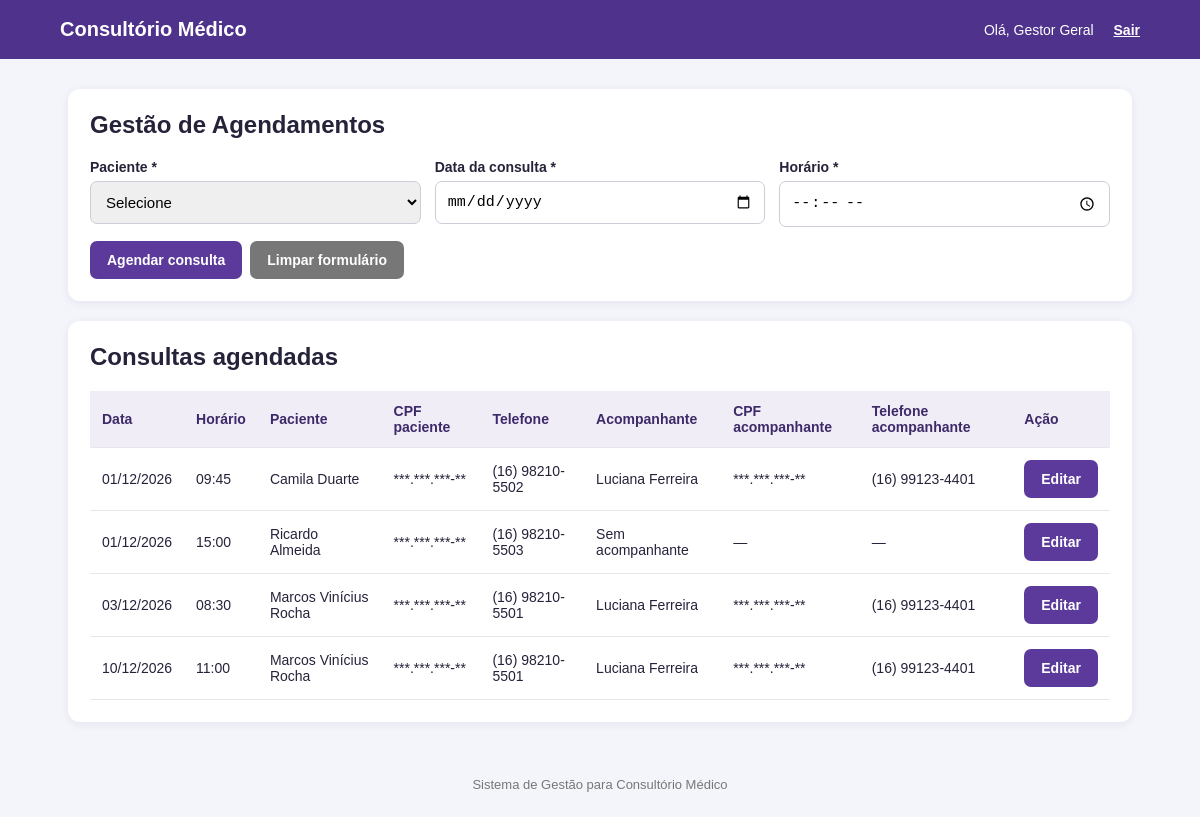
The page /saep_consultorio_php/saep_consultorio/agendamentos.php (signed in) on the database its author committed.
### tables this page shows
CREATE TABLE agendamentos (
    id INT UNSIGNED AUTO_INCREMENT PRIMARY KEY,
    paciente_id INT UNSIGNED NOT NULL,
    data_consulta DATE NOT NULL,
    hora_consulta TIME NOT NULL,
    CONSTRAINT fk_agendamento_paciente FOREIGN KEY (paciente_id)
        REFERENCES pacientes(id)
        ON UPDATE CASCADE
        ON DELETE RESTRICT
);

CREATE TABLE pacientes (
    id INT UNSIGNED AUTO_INCREMENT PRIMARY KEY,
    nome VARCHAR(100) NOT NULL,
    cpf_criptografado VARCHAR(255) NOT NULL,
    data_nascimento DATE NOT NULL,
    telefone VARCHAR(20) NOT NULL,
    acompanhante_id INT UNSIGNED NULL,
    CONSTRAINT fk_paciente_acompanhante FOREIGN KEY (acompanhante_id)
        REFERENCES acompanhantes(id)
        ON UPDATE CASCADE
        ON DELETE SET NULL
);

CREATE TABLE acompanhantes (
    id INT UNSIGNED AUTO_INCREMENT PRIMARY KEY,
    nome VARCHAR(100) NOT NULL,
    cpf_criptografado VARCHAR(255) NOT NULL,
    telefone VARCHAR(20) NOT NULL
);

### saep_consultorio_php/saep_consultorio/includes/auth.php (called while the page is built, shortened)
<?php
require_once __DIR__ . '/functions.php';
function current_user_name(): string
{
    return (string) ($_SESSION['user_name'] ?? 'Usuário');
}

### saep_consultorio_php/saep_consultorio/includes/functions.php (called while the page is built, shortened)
<?php
function e(?string $value): string {
    return htmlspecialchars((string)$value, ENT_QUOTES | ENT_SUBSTITUTE, 'UTF-8');
}
function masked_cpf(?string $encrypted): string {
    return '***.***.***-**';
}

### saep_consultorio_php/saep_consultorio/agendamentos.php (the view, shortened to what this page needs)
<?php
require_once __DIR__ . '/includes/auth.php';
$edit = null;
$rows = $pdo->query('SELECT ag.id,ag.data_consulta,ag.hora_consulta,p.nome AS paciente,p.cpf_criptografado AS cpf_paciente,
 p.telefone AS telefone_paciente,a.nome AS acompanhante,a.cpf_criptografado AS cpf_acompanhante,a.telefone AS telefone_acompanhante
 FROM agendamentos ag JOIN pacientes p ON p.id=ag.paciente_id
 LEFT JOIN acompanhantes a ON a.id=p.acompanhante_id
 ORDER BY ag.data_consulta ASC, ag.hora_consulta ASC')->fetchAll();
require __DIR__ . '/includes/header.php';
?>
<section class="panel">
    <h1>Gestão de Agendamentos</h1>
    <form method="post">
        <div class="form-grid">
            <div><label>Paciente *</label><select name="paciente_id" required>
                    <option value="">Selecione</option>
                </select></div>
            <div><label>Data da consulta *</label><input type="date" name="data_consulta" required
                    value="<?= e($edit['data_consulta'] ?? '') ?>"></div>
            <div><label>Horário *</label><input type="time" name="hora_consulta" required
                    value="<?= e($edit['hora_consulta'] ?? '') ?>"></div>
        </div>
        <div class="actions"><button type="submit"><?= $edit ? 'Salvar alterações' : 'Agendar consulta' ?></button><a
                class="btn secondary" href="agendamentos.php">Limpar formulário</a></div>
    </form>
</section>
<section class="panel">
    <h2>Consultas agendadas</h2>
    <div class="table-wrap">
        <table>
            <thead>
                <tr>
                    <th>Data</th>
                    <th>Horário</th>
                    <th>Paciente</th>
                    <th>CPF paciente</th>
                    <th>Telefone</th>
                    <th>Acompanhante</th>
                    <th>CPF acompanhante</th>
                    <th>Telefone acompanhante</th>
                    <th>Ação</th>
                </tr>
            </thead>
            <tbody>
                <?php foreach ($rows as $r): ?>
                    <tr>
                        <td><?= e(date('d/m/Y', strtotime($r['data_consulta']))) ?></td>
                        <td><?= e(substr($r['hora_consulta'], 0, 5)) ?></td>
                        <td><?= e($r['paciente']) ?></td>
                        <td><?= e(masked_cpf($r['cpf_paciente'])) ?></td>
                        <td><?= e($r['telefone_paciente']) ?></td>
                        <td><?= e($r['acompanhante'] ?? 'Sem acompanhante') ?></td>
                        <td><?= $r['acompanhante'] ? e(masked_cpf($r['cpf_acompanhante'])) : '—' ?></td>
                        <td><?= e($r['telefone_acompanhante'] ?? '—') ?></td>
                        <td><a class="btn" href="agendamentos.php?editar=<?= (int) $r['id'] ?>">Editar</a></td>
                    </tr><?php endforeach; ?>
            </tbody>
        </table>
    </div>
</section>
<?php require __DIR__ . '/includes/footer.php'; ?>

### saep_consultorio_php/saep_consultorio/includes/header.php (shortened to what this page needs)
<!doctype html>
<html lang="pt-BR">
<head>
  <link rel="stylesheet" href="assets/style.css">
</head>
<body>
  <header class="topbar">
    <div class="brand">Consultório Médico</div>
    <?php if (!empty($_SESSION['user_id'])): ?>
      <div class="user-area">Olá, <?= e(current_user_name()) ?> <a class="logout" href="logout.php">Sair</a></div>
    <?php endif; ?>
  </header>
  <main class="container">

### saep_consultorio_php/saep_consultorio/includes/footer.php
</main>
<footer class="footer">Sistema de Gestão para Consultório Médico</footer>
</body>
</html>

### saep_consultorio_php/saep_consultorio/assets/style.css (style rules this page uses)
* { box-sizing:border-box }
body { margin:0;background:#f4f5fb;color:#25233a;font-family:Arial,Helvetica,sans-serif }
.topbar { background:#4e328b;color:#fff;padding:18px 5%;display:flex;justify-content:space-between;align-items:center;gap:15px }
.brand { font-size:20px;font-weight:700 }
.user-area { font-size:14px }
.logout { color:#fff;margin-left:16px;font-weight:bold }
.container { max-width:1100px;margin:30px auto;padding:0 18px }
.panel,.card { background:#fff;border-radius:12px;padding:22px;margin-bottom:20px;box-shadow:0 2px 10px #21164a12 }
.panel h1,.panel h2 { margin-top:0 }
.form-grid { display:grid;grid-template-columns:repeat(auto-fit,minmax(210px,1fr));gap:14px }
label { display:block;font-weight:bold;font-size:14px;margin-bottom:6px }
input,select { width:100%;padding:11px;border:1px solid #cfcbd9;border-radius:7px;font-size:15px }
button,.btn { border:0;border-radius:7px;background:#5b3a9b;color:white;padding:11px 17px;cursor:pointer;text-decoration:none;display:inline-block;font-size:14px;font-weight:bold }
.btn.secondary { background:#777 }
.actions { display:flex;gap:8px;flex-wrap:wrap;margin-top:14px }
.table-wrap { overflow-x:auto }
table { width:100%;border-collapse:collapse;background:#fff }
th,td { text-align:left;padding:12px;border-bottom:1px solid #e8e6ed;font-size:14px }
th { background:#f0edf7;color:#3e2a69 }
.footer { text-align:center;color:#777;padding:25px;font-size:13px }

### rows shown on the page
agendamentos: data_consulta "01/12/2026", hora_consulta "09:45", paciente.nome "Camila Duarte", paciente.cpf_criptografado "***.***.***-**", paciente.telefone "(16) 98210-5502", acompanhantes.nome "Luciana Ferreira", acompanhantes.cpf_criptografado "***.***.***-**", acompanhantes.telefone "(16) 99123-4401"
agendamentos: data_consulta "01/12/2026", hora_consulta "15:00", paciente.nome "Ricardo Almeida", paciente.cpf_criptografado "***.***.***-**", paciente.telefone "(16) 98210-5503", acompanhante "Sem acompanhante", telefone_acompanhante "—"
agendamentos: data_consulta "03/12/2026", hora_consulta "08:30", paciente.nome "Marcos Vinícius Rocha", paciente.cpf_criptografado "***.***.***-**", paciente.telefone "(16) 98210-5501", acompanhantes.nome "Luciana Ferreira", acompanhantes.cpf_criptografado "***.***.***-**", acompanhantes.telefone "(16) 99123-4401"
agendamentos: data_consulta "10/12/2026", hora_consulta "11:00", paciente.nome "Marcos Vinícius Rocha", paciente.cpf_criptografado "***.***.***-**", paciente.telefone "(16) 98210-5501", acompanhantes.nome "Luciana Ferreira", acompanhantes.cpf_criptografado "***.***.***-**", acompanhantes.telefone "(16) 99123-4401"

### other values the page prints
current_user_name() "Gestor Geral"
